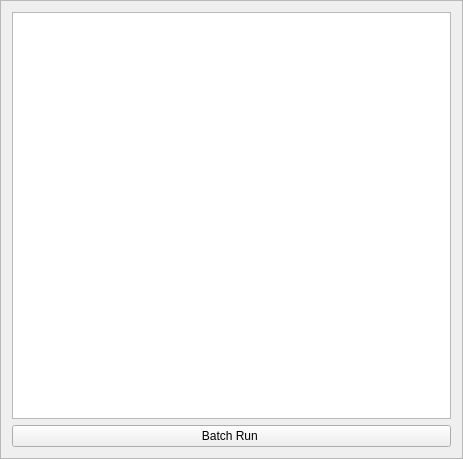
<?xml version="1.0" encoding="UTF-8"?>
<ui version="4.0">
 <class>Frame</class>
 <widget class="QFrame" name="Frame">
  <property name="geometry">
   <rect>
    <x>0</x>
    <y>0</y>
    <width>463</width>
    <height>459</height>
   </rect>
  </property>
  <property name="windowTitle">
   <string>Frame</string>
  </property>
  <property name="frameShape">
   <enum>QFrame::StyledPanel</enum>
  </property>
  <property name="frameShadow">
   <enum>QFrame::Raised</enum>
  </property>
  <layout class="QVBoxLayout" name="verticalLayout">
   <item>
    <layout class="QVBoxLayout" name="verticalLayout_2">
     <item>
      <widget class="QListWidget" name="listWidget_batch_job_list">
       <property name="selectionMode">
        <enum>QAbstractItemView::MultiSelection</enum>
       </property>
      </widget>
     </item>
     <item>
      <widget class="QPushButton" name="pushButton_batch_exec">
       <property name="text">
        <string>Batch Run </string>
       </property>
      </widget>
     </item>
    </layout>
   </item>
  </layout>
 </widget>
 <resources/>
 <connections/>
</ui>
